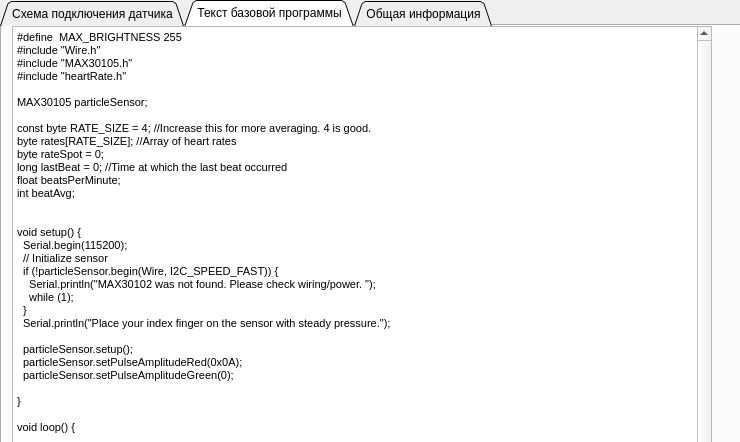
<?xml version="1.0" encoding="UTF-8"?>
<ui version="4.0">
 <class>Form</class>
 <widget class="QWidget" name="Form">
  <property name="geometry">
   <rect>
    <x>0</x>
    <y>0</y>
    <width>740</width>
    <height>442</height>
   </rect>
  </property>
  <property name="sizePolicy">
   <sizepolicy hsizetype="Minimum" vsizetype="Minimum">
    <horstretch>0</horstretch>
    <verstretch>0</verstretch>
   </sizepolicy>
  </property>
  <property name="minimumSize">
   <size>
    <width>740</width>
    <height>442</height>
   </size>
  </property>
  <property name="windowTitle">
   <string>Info</string>
  </property>
  <property name="windowIcon">
   <iconset resource="res.qrc">
    <normaloff>:/new/icons/19-195014_icon-book-v-neck-tees-clipart-png-download.png</normaloff>:/new/icons/19-195014_icon-book-v-neck-tees-clipart-png-download.png</iconset>
  </property>
  <widget class="QTabWidget" name="tabWidget">
   <property name="geometry">
    <rect>
     <x>0</x>
     <y>0</y>
     <width>800</width>
     <height>991</height>
    </rect>
   </property>
   <property name="sizePolicy">
    <sizepolicy hsizetype="Fixed" vsizetype="Fixed">
     <horstretch>0</horstretch>
     <verstretch>0</verstretch>
    </sizepolicy>
   </property>
   <property name="minimumSize">
    <size>
     <width>800</width>
     <height>740</height>
    </size>
   </property>
   <property name="tabShape">
    <enum>QTabWidget::Triangular</enum>
   </property>
   <property name="currentIndex">
    <number>1</number>
   </property>
   <widget class="QWidget" name="tab">
    <attribute name="title">
     <string>Схема подключения датчика</string>
    </attribute>
    <widget class="QLabel" name="label_3">
     <property name="geometry">
      <rect>
       <x>0</x>
       <y>0</y>
       <width>628</width>
       <height>388</height>
      </rect>
     </property>
     <property name="sizePolicy">
      <sizepolicy hsizetype="Fixed" vsizetype="Fixed">
       <horstretch>0</horstretch>
       <verstretch>0</verstretch>
      </sizepolicy>
     </property>
     <property name="minimumSize">
      <size>
       <width>628</width>
       <height>388</height>
      </size>
     </property>
     <property name="contextMenuPolicy">
      <enum>Qt::PreventContextMenu</enum>
     </property>
     <property name="text">
      <string/>
     </property>
     <property name="pixmap">
      <pixmap resource="res.qrc">:/new/icons/scheeme.png</pixmap>
     </property>
    </widget>
   </widget>
   <widget class="QWidget" name="tab_2">
    <property name="sizePolicy">
     <sizepolicy hsizetype="Minimum" vsizetype="Minimum">
      <horstretch>0</horstretch>
      <verstretch>0</verstretch>
     </sizepolicy>
    </property>
    <property name="minimumSize">
     <size>
      <width>701</width>
      <height>1597</height>
     </size>
    </property>
    <attribute name="title">
     <string>Текст базовой программы</string>
    </attribute>
    <widget class="QTextEdit" name="textEdit">
     <property name="geometry">
      <rect>
       <x>10</x>
       <y>0</y>
       <width>700</width>
       <height>700</height>
      </rect>
     </property>
     <property name="sizePolicy">
      <sizepolicy hsizetype="Minimum" vsizetype="Minimum">
       <horstretch>0</horstretch>
       <verstretch>0</verstretch>
      </sizepolicy>
     </property>
     <property name="minimumSize">
      <size>
       <width>600</width>
       <height>700</height>
      </size>
     </property>
     <property name="html">
      <string>&lt;!DOCTYPE HTML PUBLIC &quot;-//W3C//DTD HTML 4.0//EN&quot; &quot;http://www.w3.org/TR/REC-html40/strict.dtd&quot;&gt;
&lt;html&gt;&lt;head&gt;&lt;meta name=&quot;qrichtext&quot; content=&quot;1&quot; /&gt;&lt;style type=&quot;text/css&quot;&gt;
p, li { white-space: pre-wrap; }
&lt;/style&gt;&lt;/head&gt;&lt;body style=&quot; font-family:'MS Shell Dlg 2'; font-size:8pt; font-weight:400; font-style:normal;&quot;&gt;
&lt;p style=&quot; margin-top:0px; margin-bottom:0px; margin-left:0px; margin-right:0px; -qt-block-indent:0; text-indent:0px;&quot;&gt;#define  MAX_BRIGHTNESS 255      &lt;/p&gt;
&lt;p style=&quot; margin-top:0px; margin-bottom:0px; margin-left:0px; margin-right:0px; -qt-block-indent:0; text-indent:0px;&quot;&gt;#include &amp;quot;Wire.h&amp;quot;                                          &lt;/p&gt;
&lt;p style=&quot; margin-top:0px; margin-bottom:0px; margin-left:0px; margin-right:0px; -qt-block-indent:0; text-indent:0px;&quot;&gt;#include &amp;quot;MAX30105.h&amp;quot;                                      &lt;/p&gt;
&lt;p style=&quot; margin-top:0px; margin-bottom:0px; margin-left:0px; margin-right:0px; -qt-block-indent:0; text-indent:0px;&quot;&gt;#include &amp;quot;heartRate.h&amp;quot; &lt;/p&gt;
&lt;p style=&quot;-qt-paragraph-type:empty; margin-top:0px; margin-bottom:0px; margin-left:0px; margin-right:0px; -qt-block-indent:0; text-indent:0px;&quot;&gt;&lt;br /&gt;&lt;/p&gt;
&lt;p style=&quot; margin-top:0px; margin-bottom:0px; margin-left:0px; margin-right:0px; -qt-block-indent:0; text-indent:0px;&quot;&gt;MAX30105 particleSensor;&lt;/p&gt;
&lt;p style=&quot;-qt-paragraph-type:empty; margin-top:0px; margin-bottom:0px; margin-left:0px; margin-right:0px; -qt-block-indent:0; text-indent:0px;&quot;&gt;&lt;br /&gt;&lt;/p&gt;
&lt;p style=&quot; margin-top:0px; margin-bottom:0px; margin-left:0px; margin-right:0px; -qt-block-indent:0; text-indent:0px;&quot;&gt;const byte RATE_SIZE = 4; //Increase this for more averaging. 4 is good.&lt;/p&gt;
&lt;p style=&quot; margin-top:0px; margin-bottom:0px; margin-left:0px; margin-right:0px; -qt-block-indent:0; text-indent:0px;&quot;&gt;byte rates[RATE_SIZE]; //Array of heart rates&lt;/p&gt;
&lt;p style=&quot; margin-top:0px; margin-bottom:0px; margin-left:0px; margin-right:0px; -qt-block-indent:0; text-indent:0px;&quot;&gt;byte rateSpot = 0;&lt;/p&gt;
&lt;p style=&quot; margin-top:0px; margin-bottom:0px; margin-left:0px; margin-right:0px; -qt-block-indent:0; text-indent:0px;&quot;&gt;long lastBeat = 0; //Time at which the last beat occurred&lt;/p&gt;
&lt;p style=&quot; margin-top:0px; margin-bottom:0px; margin-left:0px; margin-right:0px; -qt-block-indent:0; text-indent:0px;&quot;&gt;float beatsPerMinute;&lt;/p&gt;
&lt;p style=&quot; margin-top:0px; margin-bottom:0px; margin-left:0px; margin-right:0px; -qt-block-indent:0; text-indent:0px;&quot;&gt;int beatAvg;&lt;/p&gt;
&lt;p style=&quot;-qt-paragraph-type:empty; margin-top:0px; margin-bottom:0px; margin-left:0px; margin-right:0px; -qt-block-indent:0; text-indent:0px;&quot;&gt;&lt;br /&gt;&lt;/p&gt;
&lt;p style=&quot;-qt-paragraph-type:empty; margin-top:0px; margin-bottom:0px; margin-left:0px; margin-right:0px; -qt-block-indent:0; text-indent:0px;&quot;&gt;&lt;br /&gt;&lt;/p&gt;
&lt;p style=&quot; margin-top:0px; margin-bottom:0px; margin-left:0px; margin-right:0px; -qt-block-indent:0; text-indent:0px;&quot;&gt;void setup() {&lt;/p&gt;
&lt;p style=&quot; margin-top:0px; margin-bottom:0px; margin-left:0px; margin-right:0px; -qt-block-indent:0; text-indent:0px;&quot;&gt;  Serial.begin(115200);&lt;/p&gt;
&lt;p style=&quot; margin-top:0px; margin-bottom:0px; margin-left:0px; margin-right:0px; -qt-block-indent:0; text-indent:0px;&quot;&gt;  // Initialize sensor&lt;/p&gt;
&lt;p style=&quot; margin-top:0px; margin-bottom:0px; margin-left:0px; margin-right:0px; -qt-block-indent:0; text-indent:0px;&quot;&gt;  if (!particleSensor.begin(Wire, I2C_SPEED_FAST)) {&lt;/p&gt;
&lt;p style=&quot; margin-top:0px; margin-bottom:0px; margin-left:0px; margin-right:0px; -qt-block-indent:0; text-indent:0px;&quot;&gt;    Serial.println(&amp;quot;MAX30102 was not found. Please check wiring/power. &amp;quot;);&lt;/p&gt;
&lt;p style=&quot; margin-top:0px; margin-bottom:0px; margin-left:0px; margin-right:0px; -qt-block-indent:0; text-indent:0px;&quot;&gt;    while (1);&lt;/p&gt;
&lt;p style=&quot; margin-top:0px; margin-bottom:0px; margin-left:0px; margin-right:0px; -qt-block-indent:0; text-indent:0px;&quot;&gt;  }&lt;/p&gt;
&lt;p style=&quot; margin-top:0px; margin-bottom:0px; margin-left:0px; margin-right:0px; -qt-block-indent:0; text-indent:0px;&quot;&gt;  Serial.println(&amp;quot;Place your index finger on the sensor with steady pressure.&amp;quot;);&lt;/p&gt;
&lt;p style=&quot; margin-top:0px; margin-bottom:0px; margin-left:0px; margin-right:0px; -qt-block-indent:0; text-indent:0px;&quot;&gt; &lt;/p&gt;
&lt;p style=&quot; margin-top:0px; margin-bottom:0px; margin-left:0px; margin-right:0px; -qt-block-indent:0; text-indent:0px;&quot;&gt;  particleSensor.setup(); &lt;/p&gt;
&lt;p style=&quot; margin-top:0px; margin-bottom:0px; margin-left:0px; margin-right:0px; -qt-block-indent:0; text-indent:0px;&quot;&gt;  particleSensor.setPulseAmplitudeRed(0x0A); &lt;/p&gt;
&lt;p style=&quot; margin-top:0px; margin-bottom:0px; margin-left:0px; margin-right:0px; -qt-block-indent:0; text-indent:0px;&quot;&gt;  particleSensor.setPulseAmplitudeGreen(0); &lt;/p&gt;
&lt;p style=&quot; margin-top:0px; margin-bottom:0px; margin-left:0px; margin-right:0px; -qt-block-indent:0; text-indent:0px;&quot;&gt;  &lt;/p&gt;
&lt;p style=&quot; margin-top:0px; margin-bottom:0px; margin-left:0px; margin-right:0px; -qt-block-indent:0; text-indent:0px;&quot;&gt;}&lt;/p&gt;
&lt;p style=&quot;-qt-paragraph-type:empty; margin-top:0px; margin-bottom:0px; margin-left:0px; margin-right:0px; -qt-block-indent:0; text-indent:0px;&quot;&gt;&lt;br /&gt;&lt;/p&gt;
&lt;p style=&quot; margin-top:0px; margin-bottom:0px; margin-left:0px; margin-right:0px; -qt-block-indent:0; text-indent:0px;&quot;&gt;void loop() {&lt;/p&gt;
&lt;p style=&quot; margin-top:0px; margin-bottom:0px; margin-left:0px; margin-right:0px; -qt-block-indent:0; text-indent:0px;&quot;&gt;  &lt;/p&gt;
&lt;p style=&quot; margin-top:0px; margin-bottom:0px; margin-left:0px; margin-right:0px; -qt-block-indent:0; text-indent:0px;&quot;&gt;   long irValue = particleSensor.getIR();&lt;/p&gt;
&lt;p style=&quot;-qt-paragraph-type:empty; margin-top:0px; margin-bottom:0px; margin-left:0px; margin-right:0px; -qt-block-indent:0; text-indent:0px;&quot;&gt;&lt;br /&gt;&lt;/p&gt;
&lt;p style=&quot; margin-top:0px; margin-bottom:0px; margin-left:0px; margin-right:0px; -qt-block-indent:0; text-indent:0px;&quot;&gt;  if (checkForBeat(irValue) == true) {&lt;/p&gt;
&lt;p style=&quot; margin-top:0px; margin-bottom:0px; margin-left:0px; margin-right:0px; -qt-block-indent:0; text-indent:0px;&quot;&gt;    //We sensed a beat!&lt;/p&gt;
&lt;p style=&quot; margin-top:0px; margin-bottom:0px; margin-left:0px; margin-right:0px; -qt-block-indent:0; text-indent:0px;&quot;&gt;    long delta = millis() - lastBeat;&lt;/p&gt;
&lt;p style=&quot; margin-top:0px; margin-bottom:0px; margin-left:0px; margin-right:0px; -qt-block-indent:0; text-indent:0px;&quot;&gt;    lastBeat = millis();&lt;/p&gt;
&lt;p style=&quot;-qt-paragraph-type:empty; margin-top:0px; margin-bottom:0px; margin-left:0px; margin-right:0px; -qt-block-indent:0; text-indent:0px;&quot;&gt;&lt;br /&gt;&lt;/p&gt;
&lt;p style=&quot; margin-top:0px; margin-bottom:0px; margin-left:0px; margin-right:0px; -qt-block-indent:0; text-indent:0px;&quot;&gt;    beatsPerMinute = 60 / (delta / 1000.0);&lt;/p&gt;
&lt;p style=&quot;-qt-paragraph-type:empty; margin-top:0px; margin-bottom:0px; margin-left:0px; margin-right:0px; -qt-block-indent:0; text-indent:0px;&quot;&gt;&lt;br /&gt;&lt;/p&gt;
&lt;p style=&quot; margin-top:0px; margin-bottom:0px; margin-left:0px; margin-right:0px; -qt-block-indent:0; text-indent:0px;&quot;&gt;    if (beatsPerMinute &amp;lt; 255 &amp;amp;&amp;amp; beatsPerMinute &amp;gt; 20) {&lt;/p&gt;
&lt;p style=&quot; margin-top:0px; margin-bottom:0px; margin-left:0px; margin-right:0px; -qt-block-indent:0; text-indent:0px;&quot;&gt;      rates[rateSpot++] = (byte)beatsPerMinute; //Store this reading in the array&lt;/p&gt;
&lt;p style=&quot; margin-top:0px; margin-bottom:0px; margin-left:0px; margin-right:0px; -qt-block-indent:0; text-indent:0px;&quot;&gt;      rateSpot %= RATE_SIZE; //Wrap variable&lt;/p&gt;
&lt;p style=&quot;-qt-paragraph-type:empty; margin-top:0px; margin-bottom:0px; margin-left:0px; margin-right:0px; -qt-block-indent:0; text-indent:0px;&quot;&gt;&lt;br /&gt;&lt;/p&gt;
&lt;p style=&quot; margin-top:0px; margin-bottom:0px; margin-left:0px; margin-right:0px; -qt-block-indent:0; text-indent:0px;&quot;&gt;      beatAvg = 0;&lt;/p&gt;
&lt;p style=&quot; margin-top:0px; margin-bottom:0px; margin-left:0px; margin-right:0px; -qt-block-indent:0; text-indent:0px;&quot;&gt;      for (byte x = 0 ; x &amp;lt; RATE_SIZE ; x++)&lt;/p&gt;
&lt;p style=&quot; margin-top:0px; margin-bottom:0px; margin-left:0px; margin-right:0px; -qt-block-indent:0; text-indent:0px;&quot;&gt;        beatAvg += rates[x];&lt;/p&gt;
&lt;p style=&quot; margin-top:0px; margin-bottom:0px; margin-left:0px; margin-right:0px; -qt-block-indent:0; text-indent:0px;&quot;&gt;      beatAvg /= RATE_SIZE;&lt;/p&gt;
&lt;p style=&quot; margin-top:0px; margin-bottom:0px; margin-left:0px; margin-right:0px; -qt-block-indent:0; text-indent:0px;&quot;&gt;    }&lt;/p&gt;
&lt;p style=&quot; margin-top:0px; margin-bottom:0px; margin-left:0px; margin-right:0px; -qt-block-indent:0; text-indent:0px;&quot;&gt;  }&lt;/p&gt;
&lt;p style=&quot; margin-top:0px; margin-bottom:0px; margin-left:0px; margin-right:0px; -qt-block-indent:0; text-indent:0px;&quot;&gt;  &lt;/p&gt;
&lt;p style=&quot; margin-top:0px; margin-bottom:0px; margin-left:0px; margin-right:0px; -qt-block-indent:0; text-indent:0px;&quot;&gt;    char a = Serial.read();&lt;/p&gt;
&lt;p style=&quot; margin-top:0px; margin-bottom:0px; margin-left:0px; margin-right:0px; -qt-block-indent:0; text-indent:0px;&quot;&gt;    if (a == 'b'){&lt;/p&gt;
&lt;p style=&quot; margin-top:0px; margin-bottom:0px; margin-left:0px; margin-right:0px; -qt-block-indent:0; text-indent:0px;&quot;&gt;      Serial.print(beatsPerMinute); &lt;/p&gt;
&lt;p style=&quot; margin-top:0px; margin-bottom:0px; margin-left:0px; margin-right:0px; -qt-block-indent:0; text-indent:0px;&quot;&gt;    }  &lt;/p&gt;
&lt;p style=&quot; margin-top:0px; margin-bottom:0px; margin-left:0px; margin-right:0px; -qt-block-indent:0; text-indent:0px;&quot;&gt;    if (a == 'p'){&lt;/p&gt;
&lt;p style=&quot; margin-top:0px; margin-bottom:0px; margin-left:0px; margin-right:0px; -qt-block-indent:0; text-indent:0px;&quot;&gt;      particleSensor.enableDIETEMPRDY();&lt;/p&gt;
&lt;p style=&quot; margin-top:0px; margin-bottom:0px; margin-left:0px; margin-right:0px; -qt-block-indent:0; text-indent:0px;&quot;&gt;      float temperature = particleSensor.readTemperature();&lt;/p&gt;
&lt;p style=&quot; margin-top:0px; margin-bottom:0px; margin-left:0px; margin-right:0px; -qt-block-indent:0; text-indent:0px;&quot;&gt;      Serial.print(temperature);                           &lt;/p&gt;
&lt;p style=&quot; margin-top:0px; margin-bottom:0px; margin-left:0px; margin-right:0px; -qt-block-indent:0; text-indent:0px;&quot;&gt;    }&lt;/p&gt;
&lt;p style=&quot; margin-top:0px; margin-bottom:0px; margin-left:0px; margin-right:0px; -qt-block-indent:0; text-indent:0px;&quot;&gt;    if (a == 's'){&lt;/p&gt;
&lt;p style=&quot; margin-top:0px; margin-bottom:0px; margin-left:0px; margin-right:0px; -qt-block-indent:0; text-indent:0px;&quot;&gt;      Serial.print(98);   &lt;/p&gt;
&lt;p style=&quot; margin-top:0px; margin-bottom:0px; margin-left:0px; margin-right:0px; -qt-block-indent:0; text-indent:0px;&quot;&gt;    }&lt;/p&gt;
&lt;p style=&quot; margin-top:0px; margin-bottom:0px; margin-left:0px; margin-right:0px; -qt-block-indent:0; text-indent:0px;&quot;&gt;}&lt;/p&gt;
&lt;p style=&quot;-qt-paragraph-type:empty; margin-top:0px; margin-bottom:0px; margin-left:0px; margin-right:0px; -qt-block-indent:0; text-indent:0px;&quot;&gt;&lt;br /&gt;&lt;/p&gt;&lt;/body&gt;&lt;/html&gt;</string>
     </property>
    </widget>
   </widget>
   <widget class="QWidget" name="tab_3">
    <attribute name="title">
     <string>Общая информация</string>
    </attribute>
    <widget class="QLabel" name="label">
     <property name="geometry">
      <rect>
       <x>0</x>
       <y>0</y>
       <width>800</width>
       <height>700</height>
      </rect>
     </property>
     <property name="sizePolicy">
      <sizepolicy hsizetype="Fixed" vsizetype="Fixed">
       <horstretch>0</horstretch>
       <verstretch>0</verstretch>
      </sizepolicy>
     </property>
     <property name="text">
      <string/>
     </property>
     <property name="pixmap">
      <pixmap resource="res.qrc">:/new/icons/info.png</pixmap>
     </property>
     <property name="scaledContents">
      <bool>true</bool>
     </property>
     <property name="wordWrap">
      <bool>false</bool>
     </property>
    </widget>
   </widget>
  </widget>
 </widget>
 <resources>
  <include location="res.qrc"/>
 </resources>
 <connections/>
</ui>
